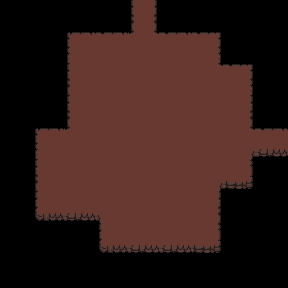

This game map was drawn from its Tiled (.tmx) file and the tilesets committed beside it. A one-line description and the full map source follow:
An orthogonal 9x9 tile map with 32x32 px tiles, 1 tile layer (Tile Layer 1).

<map version="1.10" tiledversion="1.12.1" orientation="orthogonal" renderorder="right-down" width="9" height="9" tilewidth="32" tileheight="32" infinite="0" nextlayerid="2" nextobjectid="1">
 <tileset firstgid="1" source="All Tiles.tsx" />
 <layer id="1" name="Tile Layer 1" width="9" height="9">
  <data encoding="csv">
0,0,0,0,34,0,0,0,0,
0,0,8,9,144,9,10,0,0,
0,0,31,32,32,32,150,10,0,
0,0,31,32,32,32,32,33,0,
0,8,151,32,32,32,32,168,78,
0,31,32,32,32,32,127,56,0,
0,54,55,128,32,32,33,0,0,
0,0,0,54,55,55,56,0,0,
0,0,0,0,0,0,0,0,0
</data>
 </layer>
</map>
